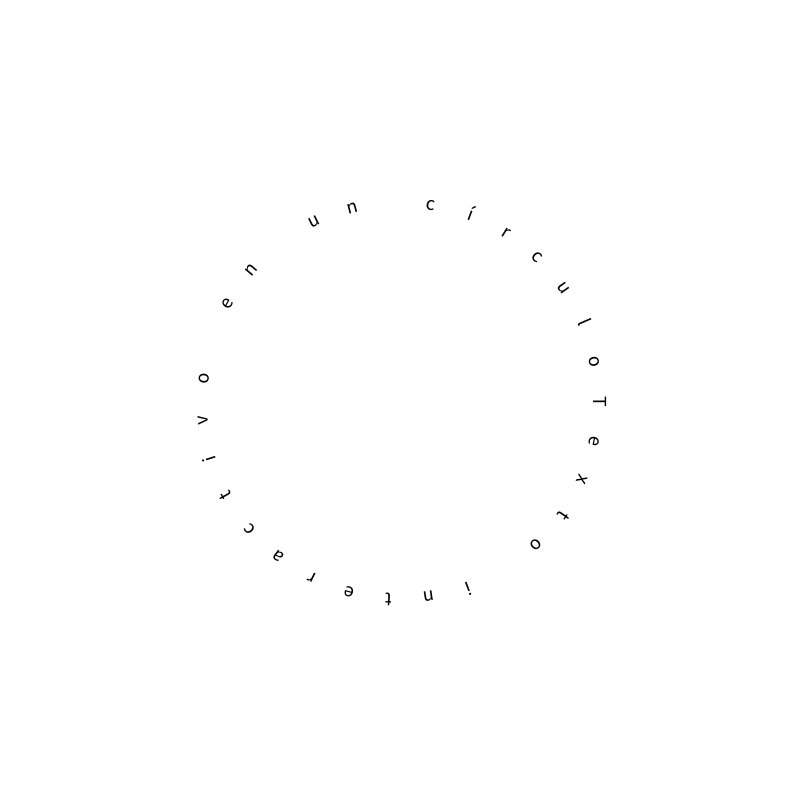
Frame 1 (no input)
Frame 60 (the mouse pressed at the canvas centre just before this capture): identical to frame 1, image omitted
Frame 120 (the mouse held since frame 60 and released just before this capture): identical to frame 1, image omitted

The Processing sketch that drew this single still picture (run headless with seeded random() and noise(); from frame 60 on, the mouse is pressed at the canvas centre):

// Processing sketch: code_12_37
// ── code_12_37.pde
String mensaje = "Texto interactivo en un círculo";
float r = 200;
float pasoAngular;

void setup() {
  size(800, 800);
  textAlign(CENTER, CENTER);
}

void draw() {
  background(255);
  fill(0);
  translate(width/2, height/2);
  
  pasoAngular = TWO_PI / mensaje.length();
  
  for (int i = 0; i < mensaje.length(); i++) {
    float theta = pasoAngular * i;
    float x = r * cos(theta);
    float y = r * sin(theta);
    
    float distancia = dist(mouseX, mouseY, x + width/2, y + height/2);
    if (distancia < 20) {
      fill(255, 0, 0);
      textSize(36);
    } else {
      fill(0);
      textSize(20);
    }
    
    pushMatrix();
    translate(x, y);
    rotate(theta + HALF_PI);
    text(mensaje.charAt(i), 0, 0);
    popMatrix();
  }
}
